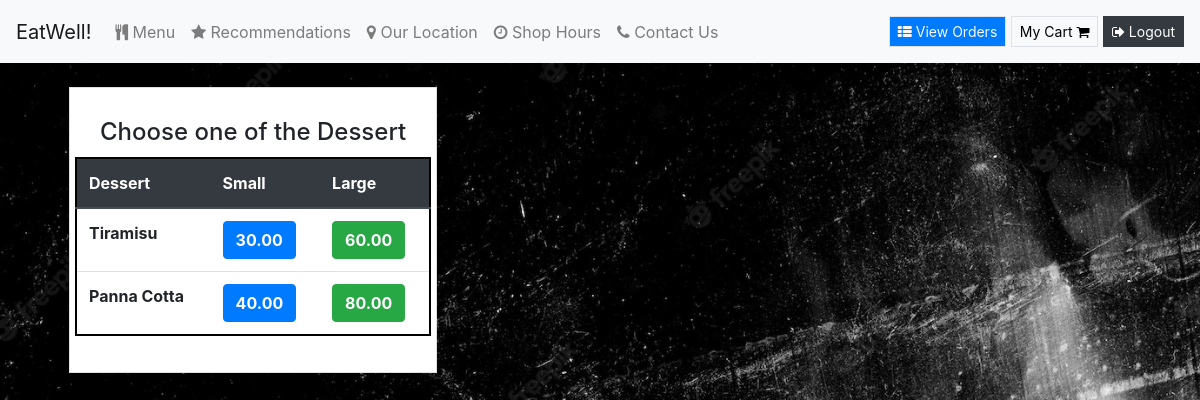
/Dessert (signed in), run on the app's committed database.
### orders/models.py (models this page shows, shortened)
class Dessert(models.Model):
    dish_name = models.CharField(max_length=200)
    small_price = models.DecimalField(max_digits=6, decimal_places=2)
    large_price = models.DecimalField(max_digits=6, decimal_places=2)
    class Meta:
        verbose_name = "List of Dessert"
        verbose_name_plural = "List of Dessert"

### orders/views.py (the view)
# urls.py: path("Dessert", views.dessert, name="dessert"),
def dessert(request):
    if request.user.is_authenticated:
        return render(request, "orders/dessert.html", context={"dishes": Dessert.objects.all})
    else:
        return redirect("orders:login")

### orders/templates/orders/dessert.html
{% extends 'orders/header.html' %} {% block content %}
<div class="container">
    <div class="content my-4 px-4">
        <div class="card rounded-0 shadow">
            <div class="card-body">
                <h4 style="margin:10px; text-align:center;"> Choose one of the Dessert </h4>
                <div class="row justify-content-center">
                    <table class="table" style="border: 2px solid black">
                        <thead class="thead-dark">
                            <tr>
                                <th scope="col">Dessert</th>
                                <th scope="col">Small</th>
                                <th scope="col">Large</th>
                            </tr>
                        </thead>
                        <tbody>
                            {% for dish in dishes %}
                            <tr>
                                <th>{{dish.dish_name}}</th>
                                <td><button type="button" class="btn btn-primary" onclick="add_to_cart({item_description:'Small - {{dish.dish_name}}' , price:{{dish.small_price}}})"><strong>{{dish.small_price}}</strong></button></td>
                                <td><button type="button" class="btn btn-success" onclick="add_to_cart({item_description:'Large - {{dish.dish_name}}' , price:{{dish.large_price}}})"><strong>{{dish.large_price}}</strong></button></td>
                            </tr>
                            {% endfor %}
                        </tbody>
                    </table>
                </div>
            </div>
        </div>
    </div>
</div>
{% endblock %}

### orders/static/orders/style.css (style rules this page uses)
html, body { height: 100%; width: 100%; }
body { background-image: url(./../img/background.jpg); background-repeat: no-repeat; background-size: cover; background-position: center center; backdrop-filter: brightness(0.9887); }
* { margin: 0; padding: 0; box-sizing: border-box; }
.container { display: flex; align-items: auto; justify-content: auto; height: auto; }

### data on the page
Dessert: dish_name "Tiramisu", small_price "30.00", large_price "60.00"
Dessert: dish_name "Panna Cotta", small_price "40.00", large_price "80.00"
